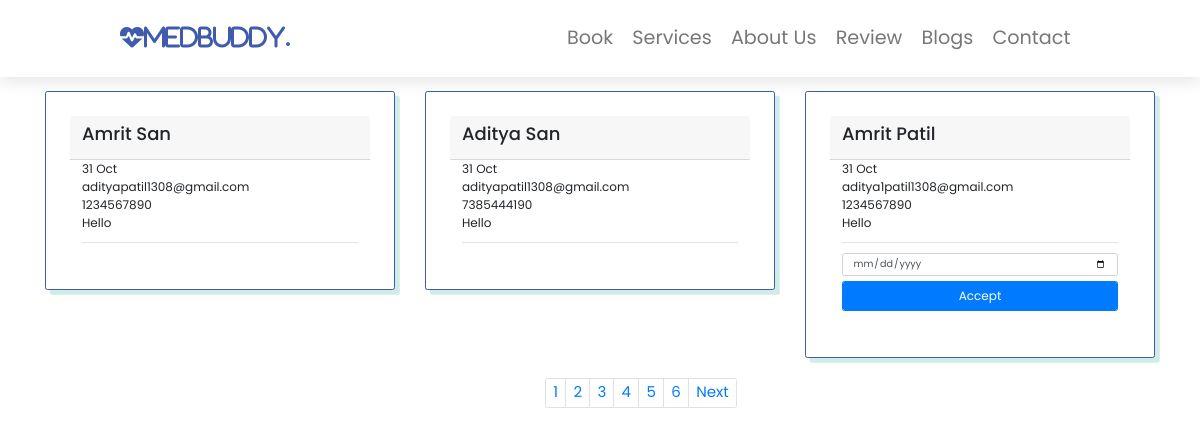
The page /manage-appointments/ on the database its author committed.
### doctor/models.py (models this page shows, shortened)
class Appointment(models.Model):
    first_name = models.CharField(max_length=50)
    last_name = models.CharField(max_length=50)
    email = models.CharField(max_length=50)
    phone = models.CharField(max_length=50)
    request = models.TextField(blank=True)
    sent_date = models.DateTimeField(auto_now_add=True)
    accepted = models.BooleanField(default=False)
    accepted_date = models.DateTimeField(auto_now_add=False, null=True, blank=True)
    class Meta:
        ordering = ["-sent_date"]

### doctor/views.py (the view, shortened to what this page needs)
# urls.py: path("manage-appointments/", ManageAppointmentTemplateView.as_view(), name="manage"),
class ManageAppointmentTemplateView(ListView):
    template_name = "manage-appointments.html"
    model = Appointment
    context_object_name = "appointments"
    login_required = True
    paginate_by = 3
    def get_context_data(self,*args, **kwargs):
        context = super().get_context_data(*args, **kwargs)
        appointments = Appointment.objects.all()
        context.update({
            "title":"Manage Appointments"
        })
        return context

### doctor/context_processors.py (called while the page is built)
def get_notification(request):
    count = Appointment.objects.filter(accepted=False).count()
    data = {
        "count":count
    }
    return data

### templates/manage-appointments.html (shortened to what this page needs)
{% extends 'base.html' %}
{% block content %}
<div class="container" >
  <div class="heading">
    MANAGE <span>APPOINTMENTS</span>
  </div>
  <div class="row">
    {% for app in appointments %}
    <div class="col-lg-4">
      <div class="card card-margin" style="
      background: #fff;
      box-shadow: var(--box-shadow);
      border: var(--border);
      padding: 2.5rem;
    ">
        <div class="card-header no-border" >
          <h5 class="card-title" style="font-size: 18px;">{{app.first_name}} {{app.last_name}}</h5>
        </div>
        <div class="card-body pt-0" style="font-size:12px;">
          <div class="widget-49">
            <div class="widget-49-title-wrapper">
              <div class="widget-49-date-primary">
                <span class="widget-49-date-day"
                  >{{app.sent_date|date:"d" }}</span
                >
                <span class="widget-49-date-month"
                  >{{app.sent_date|date:"M" }}</span
                >
              </div>
              <div class="widget-49-meeting-info">
                <span class="widget-49-pro-title">{{app.email}}</span>
                <br />
                <span class="widget-49-meeting-time">{{app.phone}}</span>
              </div>
            </div>
            <div class="widget-49-meeting-points">
              <span>{{app.request}}</span>
            </div>
            <hr class="w-100" />
            {% if app.accepted == False %}
            <form method="POST" action="{% url 'manage' %}">
              <div class="form-group">
                <input
                  type="date"
                  name="date"
                  class="form-control mb-2"
                  value=""
                  min="1997-01-01"
                  max="2030-12-31"
                  style="padding: 1rem;"
                />
                <input
                  class="btn-block btn-primary form-control"
                  type="submit"
                  value="Accept"
                  style="height: 30px; font-size: 12px;"
                />
              </div>
            </form>
            {% endif %}
          </div>
        </div>
      </div>
    </div>
    {% endfor %}
  </div>
  {% if is_paginated %}
  <div class="wrapper">
    <nav aria-label="Page navigation example">
      <ul class="pagination" style="padding-left: 500px; font-size: 15px; margin-top:20px">
         {% for number in page_obj.paginator.page_range %}
        <li class="page-item">
          <a class="page-link" href="?page={{number}}">{{number}}</a>
        </li>
        {% endfor %} {% if page_obj.has_next %}
        <li class="page-item">
          <a class="page-link" href="?page={{page_obj.prebious_page_number}}"
            >Next</a
          >
        </li>
        {% endif %}
      </ul>
    </nav>
  </div>
</div>
{% endif %} {% endblock content %}

### templates/base.html (shortened to what this page needs)
{% load static %}
<!DOCTYPE html>
<html lang="en">
<head>
    <link href="{% static 'css/bootstrap.min.css' %}" rel="stylesheet">
    <link rel="stylesheet" href="https://cdnjs.cloudflare.com/ajax/libs/font-awesome/6.4.2/css/all.min.css">
    <link rel="stylesheet" href="{% static 'css/styles.css' %}" />
</head>
<body>
    <header class="header">
        <a href="{% url 'home' %}" class="logo"><i class="fas fa-heartbeat">medbuddy.</i></a>
        <nav class="navbar" style="text-decoration: none;">
            <a href="{% url 'home' %}#book">Book</a>
            <a href="{% url 'home' %}#services">Services</a>
            <a href="{% url 'home' %}#about">About Us</a>
            <a href="{% url 'home' %}#review">Review</a>
            <a href="{% url 'home' %}#blog">Blogs</a>
            <a href="{% url 'home' %}#contact">Contact</a>
        </nav>
    </header>
    {% block content %}{% endblock content %}
</body>
</html>

### static/css/styles.css (style rules this page uses)
* { font-family: 'Poppins', sans-serif; margin: 0; padding: 0; box-sizing: border-box; outline: none; border: none; transition: all .2s ease-out; text-decoration: none; text-transform: none; }
:root { --blue: #3f5bae; --black: #444; --light-color: #777; --box-shadow: .5rem .5rem 0 rgba(22, 160, 133, .2); --text-shadow: .4rem .4rem 0 rgba(0, 0, 0, 0.2); --border: .2rem solid var(--blue); }
html { font-size: 60%; overflow-x: hidden; scroll-padding-top: 7rem; scroll-behavior: smooth; text-transform: none; }
.heading { text-align: center; padding-bottom: 2rem; text-shadow: var(--text-shadow); text-transform: uppercase; color: var(--black); font-size: 5rem; letter-spacing: .4rem; }
.heading span { text-transform: uppercase; color: var(--blue); }
.header { padding: 2rem 10%; position: fixed; top: 0; left: 0; right: 0; z-index: 1000; box-shadow: 0 .5rem 1.5rem rgba(0, 0, 0, 0.1); display: flex; align-items: center; justify-content: space-between; background: #fff; }
.header .logo { font-size: 2.5rem; color: var(--black); }
.header .logo i { color: var(--blue); }
.header .navbar a { font-size: 2rem; color: var(--light-color); margin-left: 2rem; }

### rows shown on the page
Appointment: first_name "Amrit", last_name "San", sent_date "31", sent_date "Oct", email "adityapatil1308@gmail.com", phone "1234567890", request "Hello"
Appointment: first_name "Aditya", last_name "San", sent_date "31", sent_date "Oct", email "adityapatil1308@gmail.com", phone "7385444190", request "Hello"
Appointment: first_name "Amrit", last_name "Patil", sent_date "31", sent_date "Oct", email "aditya1patil1308@gmail.com", phone "1234567890", request "Hello"

### other values the page prints
{{ number }} "1" "2" "3" "4" "5" "6"
